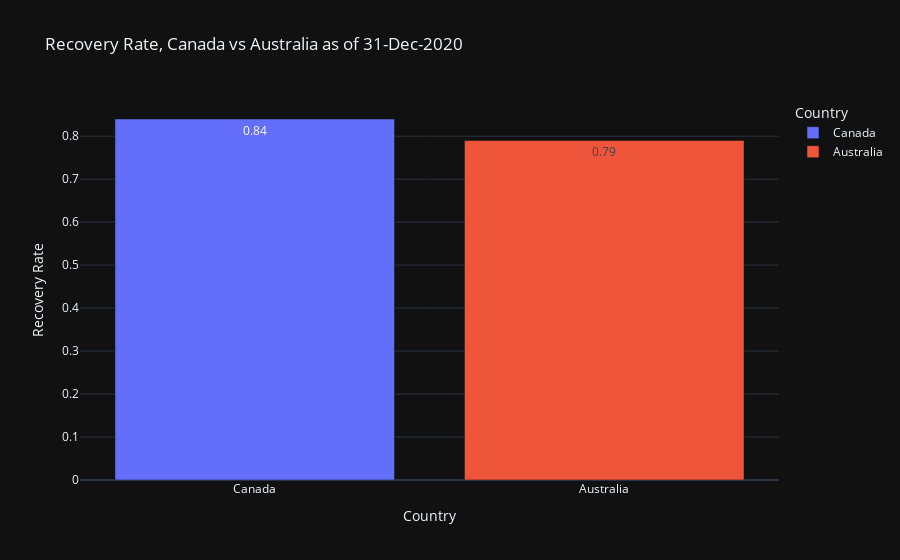

This figure's notebook cell:
### Markdown cell above
- Q5.2: Compare the recovery rates (recoveries/confirmed cases) between Canada and Australia as of December 31, 2020. Which country showed better management of the pandemic according to this metric?

### Code cell
# Calculate new daily recoveries for each province/state within each country
recovers['New_Recoveries'] = recovers.groupby(['Country/Region', 'Province/State'])['Recoveries'].diff().fillna(0).astype('int64')
recovers['New_Recoveries'] = recovers['New_Recoveries'].clip(lower=0)

# Get total confirmed cases in Canada as of 2020-12-31
canada_confirm_case = confirm_cases[confirm_cases['Country/Region'] == 'Canada'].loc['2020-12-31']['Confirm'].sum()
# Get total recoveries in Canada as of 2020-12-31 and calculate recovery rate
canada_recovery = recovers[recovers['Country/Region'] == 'Canada'].loc['2020-12-31']['Recoveries'].sum()
canada_recovery = round((canada_recovery/canada_confirm_case), 2)

# Get total confirmed cases in Australia as of 2020-12-31
aus_confirm_case = confirm_cases[confirm_cases['Country/Region'] == 'Australia'].loc['2020-12-31']['Confirm'].sum()
# Get total recoveries in Australia as of 2020-12-31 and calculate recovery rate
aus_recovery = recovers[recovers['Country/Region'] == 'Australia'].loc['2020-12-31']['Recoveries'].sum()
aus_recovery_rate = round((aus_recovery/aus_confirm_case), 2)

# Create a DataFrame to compare recovery rates between Canada and Australia
recovery_df = pd.DataFrame({
    'Country':['Canada', 'Australia'],
    'Recovery Rate': [canada_recovery, aus_recovery_rate]
})

# Plot the recovery rates for Canada and Australia as of 31-Dec-2020
fig = px.bar(
    recovery_df,
    x='Country',
    y='Recovery Rate',
    color='Country',
    text='Recovery Rate',
    title='Recovery Rate, Canada vs Australia as of 31-Dec-2020',
    labels={'Recovery Rate': 'Recovery Rate'},
    template='plotly_dark'
)
fig.show()
'''Canada Shows slightly higher recovery rate than Australia as of 31-Dec-2020.'''

### Figure 1 — Plotly figure (JSON) as saved in the notebook; plotly's stock layout.template omitted (floating-point values rounded to 4 significant figures)
{"data": [{"hovertemplate": "Country=%{x}<br>Recovery Rate=%{text}<extra></extra>", "legendgroup": "Canada", "marker": {"color": "#636efa", "pattern": {"shape": ""}}, "name": "Canada", "orientation": "v", "showlegend": true, "text": [0.84], "textposition": "auto", "type": "bar", "x": ["Canada"], "xaxis": "x", "y": [0.84], "yaxis": "y"}, {"hovertemplate": "Country=%{x}<br>Recovery Rate=%{text}<extra></extra>", "legendgroup": "Australia", "marker": {"color": "#EF553B", "pattern": {"shape": ""}}, "name": "Australia", "orientation": "v", "showlegend": true, "text": [0.79], "textposition": "auto", "type": "bar", "x": ["Australia"], "xaxis": "x", "y": [0.79], "yaxis": "y"}], "layout": {"barmode": "relative", "legend": {"title": {"text": "Country"}, "tracegroupgap": 0}, "title": {"text": "Recovery Rate, Canada vs Australia as of 31-Dec-2020"}, "xaxis": {"anchor": "y", "categoryarray": ["Canada", "Australia"], "categoryorder": "array", "domain": [0, 1], "title": {"text": "Country"}}, "yaxis": {"anchor": "x", "domain": [0, 1], "title": {"text": "Recovery Rate"}}}}
